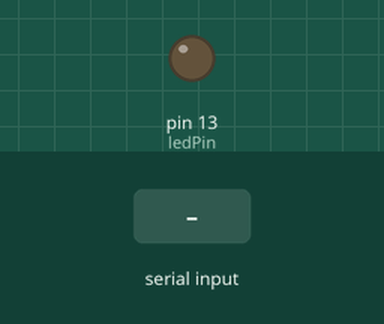
Recording of a sketch running on a simulated Arduino Uno, built with avr-gcc and run on an emulated ATmega328P. Shown: output pins drawn as LEDs (lit = HIGH). The test bench sets the inputs (shaded band).

Above: at 1.2 s.
1.3 s: "0" received over Serial
At 2.4 s:
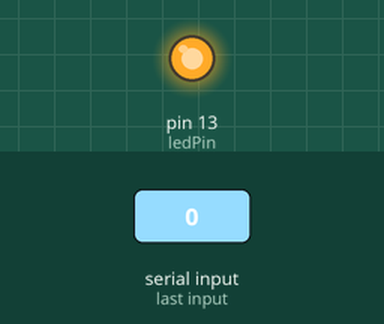
2.8 s: "1" received over Serial
At 3.6 s:
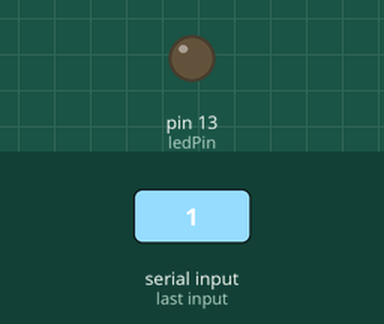
Timing chart, 0 to 5.8 s (numbered marks = the images above; inputs shaded):
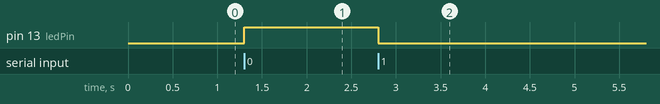

Measured:
- after the input at 1.3 s, pin 13 (ledPin): LOW → HIGH at once
- after the input at 2.8 s, pin 13 (ledPin): HIGH → LOW at once

The sketch:

LED.ino
```cpp
//posisi pin LED pada arduino
//Note: jika menggunakan LED default dari arduino
//gunakan pin 13
int ledPin = 13;

//kondisi  LED pada arduino
//LOW=Tidak Menyala
//HIGH= Mennyala
int ledState = LOW;

// kecepatan komunikasi serial
// default 9600
int serial_baud_rate= 9600;

//data yang diterima saat komunikasi serial
int data;

//method untuk setup pertama kali
void setup() {
	// setup pin sebagai output_iterator
	pinMode (ledPin, OUTPUT);
	//inisiasi komunikasi serial
	Serial.begin(serial_baud_rate);
}

//method yang dijalankan berulang (continue Loop)
// methon in merupakan method utama pada arduino
void loop()
{
	//cek jika ada data yang masuk ke serial port
	if(Serial.available() > 0) {
		//membaca data pada serial port
		data = Serial.read();

		//cek data sama dengan karakter "0"
		//atau 0x30(HEX)
		//atau 48(DEC)
		if (data==48){
			//update status pin menjadi HIGH (LED Menyala)
			digitalWrite(ledPin, HIGH);

		// cek data sama dengan karakter "1"
		//atau 0x30(HEX)
		//atau 49(DEC)
		} else if (data==49) {
			//upadate status pin menjadi LOW (LED Tidak Menyala)
			digitalWrite(ledPin, LOW);
		}
	}
}
```
